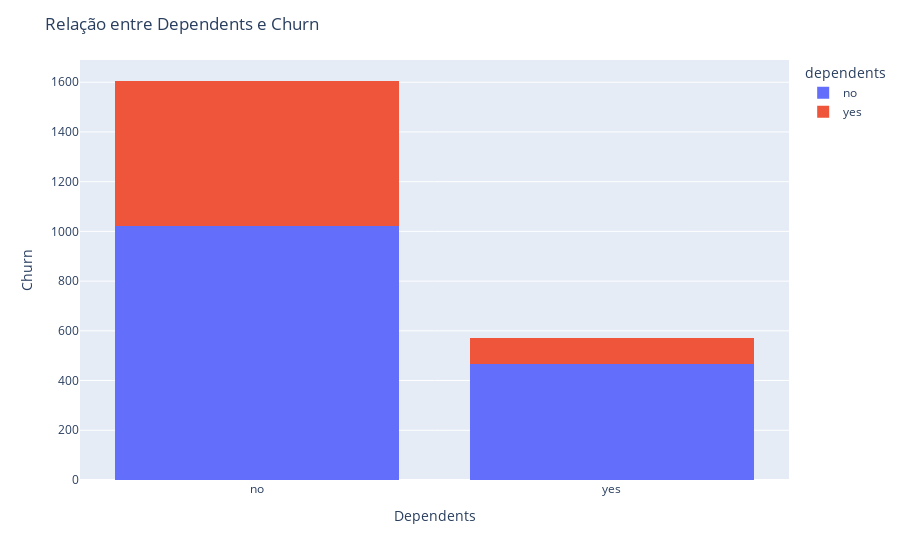

The notebook cell this image was saved under:
### Code cell
fig = px.histogram(df, x='Churn', color='Dependents', barmode='stack')

# Layout
fig.update_layout(title='Relação entre Dependents e Churn',
                  xaxis_title='Dependents',
                  yaxis_title='Churn',
                  legend_title='dependents')
fig.show()

### Figure 1 — Plotly figure (JSON) as saved in the notebook; plotly's stock layout.template omitted (floating-point values rounded to 4 significant figures; data arrays with more than 128 entries replaced by an {"elided": "..."} marker saying what was removed)
{"data": [{"alignmentgroup": "True", "bingroup": "x", "hovertemplate": "Dependents=no<br>Churn=%{x}<br>count=%{y}<extra></extra>", "legendgroup": "no", "marker": {"color": "#636efa", "pattern": {"shape": ""}}, "name": "no", "offsetgroup": "no", "orientation": "v", "showlegend": true, "type": "histogram", "x": {"elided": "1487 str values"}, "xaxis": "x", "yaxis": "y"}, {"alignmentgroup": "True", "bingroup": "x", "hovertemplate": "Dependents=yes<br>Churn=%{x}<br>count=%{y}<extra></extra>", "legendgroup": "yes", "marker": {"color": "#EF553B", "pattern": {"shape": ""}}, "name": "yes", "offsetgroup": "yes", "orientation": "v", "showlegend": true, "type": "histogram", "x": {"elided": "688 str values"}, "xaxis": "x", "yaxis": "y"}], "layout": {"autosize": true, "barmode": "stack", "legend": {"title": {"text": "dependents"}, "tracegroupgap": 0}, "margin": {"t": 60}, "title": {"text": "Relação entre Dependents e Churn"}, "xaxis": {"anchor": "y", "autorange": true, "domain": [0, 1], "range": [-0.5, 1.5], "title": {"text": "Dependents"}, "type": "category"}, "yaxis": {"anchor": "x", "autorange": true, "domain": [0, 1], "range": [0, 1689.0], "title": {"text": "Churn"}}}}
